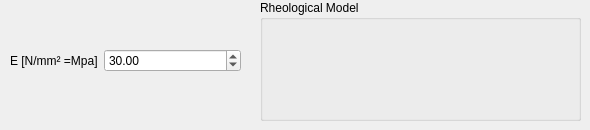
           <widget class="QWidget" name="NEO_HOOK">
            <attribute name="title">
             <string>Neo Hook</string>
            </attribute>
            <widget class="QWidget" name="formLayoutWidget_8">
             <property name="geometry">
              <rect>
               <x>10</x>
               <y>10</y>
               <width>231</width>
               <height>101</height>
              </rect>
             </property>
             <layout class="QFormLayout" name="formLayout_11">
              <item row="0" column="0">
               <widget class="QLabel" name="LABEL_VAL_E_NEO_HOOK">
                <property name="sizePolicy">
                 <sizepolicy hsizetype="Expanding" vsizetype="Expanding">
                  <horstretch>0</horstretch>
                  <verstretch>0</verstretch>
                 </sizepolicy>
                </property>
                <property name="text">
                 <string>E [N/mm² =Mpa]</string>
                </property>
               </widget>
              </item>
              <item row="0" column="1">
               <widget class="QDoubleSpinBox" name="VAL_E_NEO_HOOK">
                <property name="decimals">
                 <number>2</number>
                </property>
                <property name="maximum">
                 <double>8000.000000000000000</double>
                </property>
                <property name="value">
                 <double>30.000000000000000</double>
                </property>
               </widget>
              </item>
             </layout>
            </widget>
            <widget class="QWidget" name="horizontalLayoutWidget_12">
             <property name="geometry">
              <rect>
               <x>260</x>
               <y>0</y>
               <width>321</width>
               <height>121</height>
              </rect>
             </property>
             <layout class="QHBoxLayout" name="horizontalLayout_13">
              <item>
               <widget class="QGroupBox" name="RHEO_BOX_NEO_HOOK">
                <property name="title">
                 <string>Rheological Model</string>
                </property>
                <widget class="QLabel" name="RHEO_NEO_HOOK">
                 <property name="geometry">
                  <rect>
                   <x>10</x>
                   <y>20</y>
                   <width>301</width>
                   <height>91</height>
                  </rect>
                 </property>
                 <property name="text">
                  <string/>
                 </property>
                 <property name="pixmap">
                  <pixmap>PIC/RheoMods_hooke.png</pixmap>
                 </property>
                 <property name="scaledContents">
                  <bool>true</bool>
                 </property>
                </widget>
               </widget>
              </item>
             </layout>
            </widget>
           </widget>
